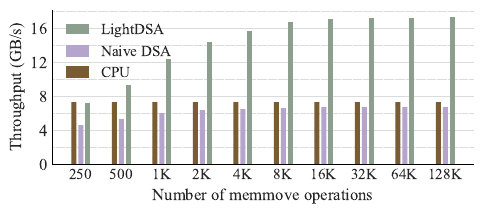

Python code for this plot:
from matplotlib.ticker import MultipleLocator
import matplotlib.pyplot as plt
import numpy as np
 
plt.style.use('seaborn-v0_8-whitegrid')
plt.rcParams.update({
    'font.family': 'Times New Roman',
    'font.size': 12,
    'axes.linewidth': 0.5,
    'grid.linewidth': 0.3,
    'figure.dpi': 300,
})
  
clusters = ['CPU' , 'Naive DSA' , 'LightDSA' ]
groups = [ "250" , "500" , "1K", "2K", "4K", "8K", "16K", "32K", "64K", "128K" ]
data = np.loadtxt('data.txt') 
data = data / 1000 
 
fig, ax = plt.subplots(figsize=(5, 2.3)) 
 
bar_width = 0.025 
gap_between_bars = 0.01  
gap_between_clusters = 0.1 
 
n_groups = len(groups)
n_clusters = len(clusters)
 
cluster_centers = np.arange(n_groups) * (n_clusters * (bar_width + gap_between_bars) + gap_between_clusters)
 
x_positions = []
for i in range(n_clusters):
    x_positions.append(cluster_centers + i * (bar_width + gap_between_bars))
x_positions = np.array(x_positions)
 
colors = [ '#7a5c32' , '#b5a5cc'  , '#8c9e8e' ] 
hatch_pattern = ["///", "xxx" , "" ] 
for i in range(n_clusters):
    ax.bar(x_positions[i], data[:, i], 
          width=bar_width,
          color=colors[i], 
          hatch=hatch_pattern[i], 
          linewidth=0.3,
          label=clusters[i])
 
ax.set_xticks(cluster_centers + (n_clusters-1)*(bar_width+gap_between_bars)/2)
ax.set_xticklabels(groups , fontsize=11)  
ax.xaxis.grid(False)  
ax.set_xlabel('Number of memmove operations') 
ax.spines['bottom'].set_color('black') 
  
ax.set_yticks(np.arange(0, 18, 4)) 
ax.yaxis.set_major_locator(MultipleLocator(4)) 
ax.yaxis.set_minor_locator(MultipleLocator(2)) 
ax.grid(axis='y', which='major', linestyle='-', linewidth=0.3, alpha=0.7) 
ax.grid(axis='y', which='minor', linestyle=':', linewidth=0.3, alpha=0.7) 
ax.set_ylabel('Throughput (GB/s)') 
ax.spines['left'].set_color('black') 

 
ax.spines['top'].set_visible(False) 
ax.spines['right'].set_visible(False) 
handles, labels = ax.get_legend_handles_labels()
order = [2, 1, 0] 
ax.legend( [handles[idx] for idx in order], 
          [labels[idx] for idx in order] , loc='upper left', fontsize=11 , ncol=1 , handlelength = 1.5 ) 

plt.tight_layout()
 
plt.savefig('figure4.png', bbox_inches='tight', transparent=True)
plt.savefig('figure4.pdf', bbox_inches='tight') 
plt.show()